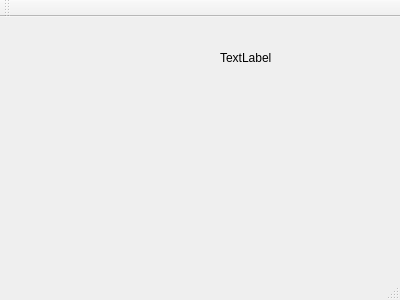
<?xml version="1.0" encoding="UTF-8"?>
<ui version="4.0">
 <class>MainWindow</class>
 <widget class="QMainWindow" name="MainWindow">
  <property name="geometry">
   <rect>
    <x>0</x>
    <y>0</y>
    <width>400</width>
    <height>300</height>
   </rect>
  </property>
  <property name="windowTitle">
   <string>MainWindow</string>
  </property>
  <widget class="QWidget" name="centralWidget">
   <widget class="QWidget" name="horizontalLayoutWidget">
    <property name="geometry">
     <rect>
      <x>40</x>
      <y>30</y>
      <width>160</width>
      <height>80</height>
     </rect>
    </property>
    <layout class="QHBoxLayout" name="horizontalLayout"/>
   </widget>
   <widget class="QLabel" name="label">
    <property name="geometry">
     <rect>
      <x>220</x>
      <y>30</y>
      <width>131</width>
      <height>21</height>
     </rect>
    </property>
    <property name="text">
     <string>TextLabel</string>
    </property>
   </widget>
  </widget>
  <widget class="QMenuBar" name="menuBar">
   <property name="geometry">
    <rect>
     <x>0</x>
     <y>0</y>
     <width>400</width>
     <height>25</height>
    </rect>
   </property>
  </widget>
  <widget class="QToolBar" name="mainToolBar">
   <attribute name="toolBarArea">
    <enum>TopToolBarArea</enum>
   </attribute>
   <attribute name="toolBarBreak">
    <bool>false</bool>
   </attribute>
  </widget>
  <widget class="QStatusBar" name="statusBar"/>
 </widget>
 <layoutdefault spacing="6" margin="11"/>
 <resources/>
 <connections/>
</ui>
